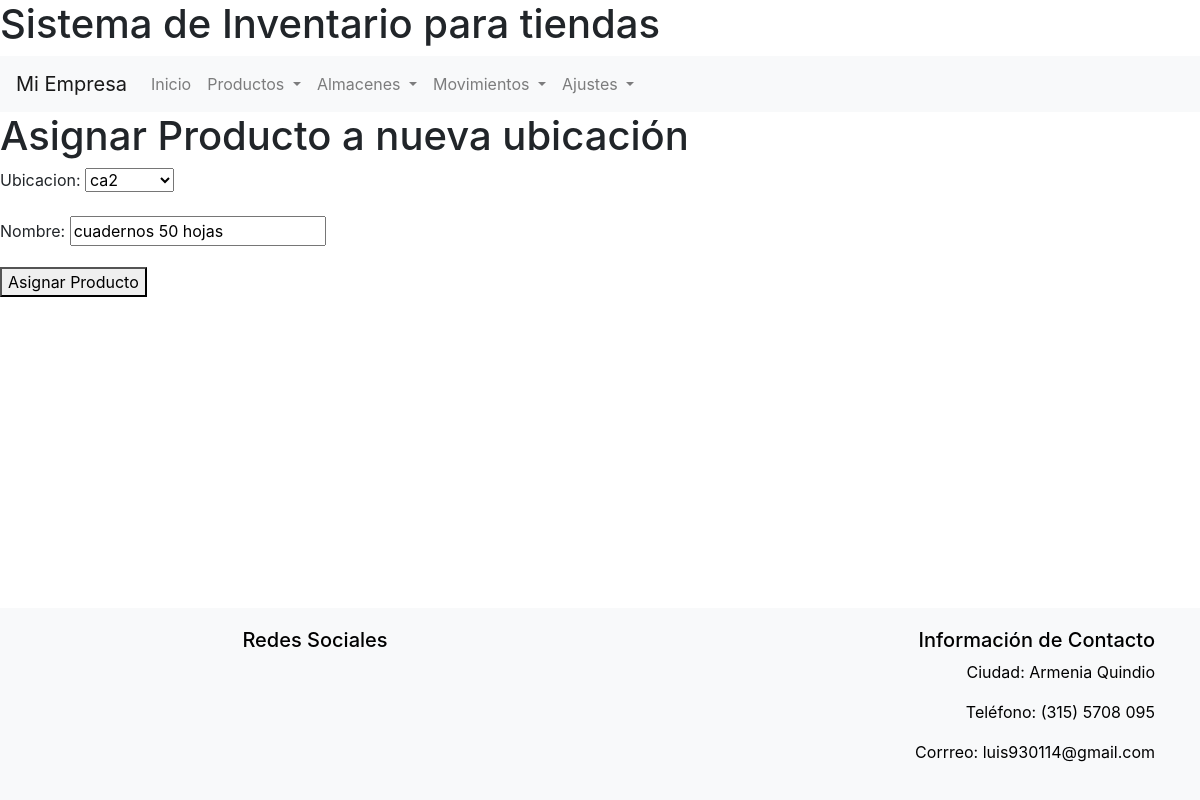
/producto/asignar-producto-nueva-ubicacion/2/, run on an earlier commit of the app's database.
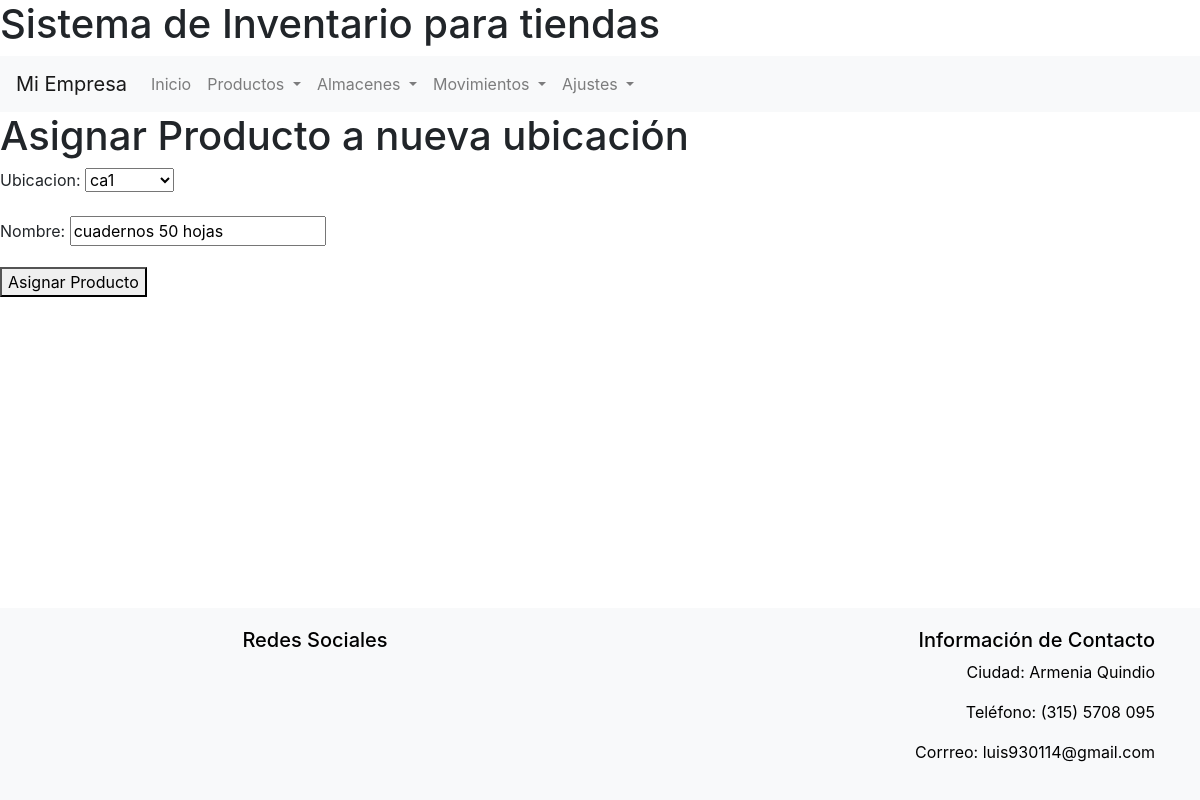
And on a later commit of the database.
### inventario/models.py (models this page shows, shortened)
class Producto(models.Model):
    nombre = models.CharField(max_length=100)
    descripcion = models.TextField()
    cantidad = models.PositiveIntegerField(default=0)
    precio = models.DecimalField(max_digits=10, decimal_places=2)
    almacen = models.ForeignKey(Almacen, on_delete=models.CASCADE)
    ubicacion = models.ForeignKey(Ubicacion, on_delete=models.CASCADE)
    categoria = models.CharField(max_length=100)

### inventario/views.py (the view)
# urls.py: path('producto/asignar-producto-nueva-ubicacion/<int:pk>/', views.asignar_producto, name='asignar_producto_ubicacion'),
def asignar_producto(request, pk):
    producto = Producto.objects.get(pk=pk)
    if request.method == 'POST':
        form = AsignarProductoForm(request.POST, instance=producto)
        if form.is_valid():
            form.save()
            return redirect('lista_productos')
    else:
        form = AsignarProductoForm(instance=producto)
    return render(request, 'asignar_producto_ubicacion.html', {'form': form})

### inventario/forms.py
class AsignarProductoForm(forms.ModelForm):
    class Meta:
        model = Producto
        fields = ['ubicacion', 'nombre']
    def __init__(self, *args, **kwargs):
        super().__init__(*args, **kwargs)
        self.fields['nombre'].widget.attrs['readonly'] = True

### inventario/models.py (called while the page is built)
    def __str__(self):
        return self.nombre

### inventario/templates/asignar_producto_ubicacion.html (shortened to what this page needs)
{% extends 'base.html' %}
{% block content %}
    <h1>Asignar Producto a nueva ubicación</h1>
    <form method="post">
        {{ form.as_p }}
        <button type="submit">Asignar Producto</button>
    </form>
{% endblock %}

What changed in the data, as far as the page shows it:
changed Producto: ubicacion "ca2" → "ca1"
